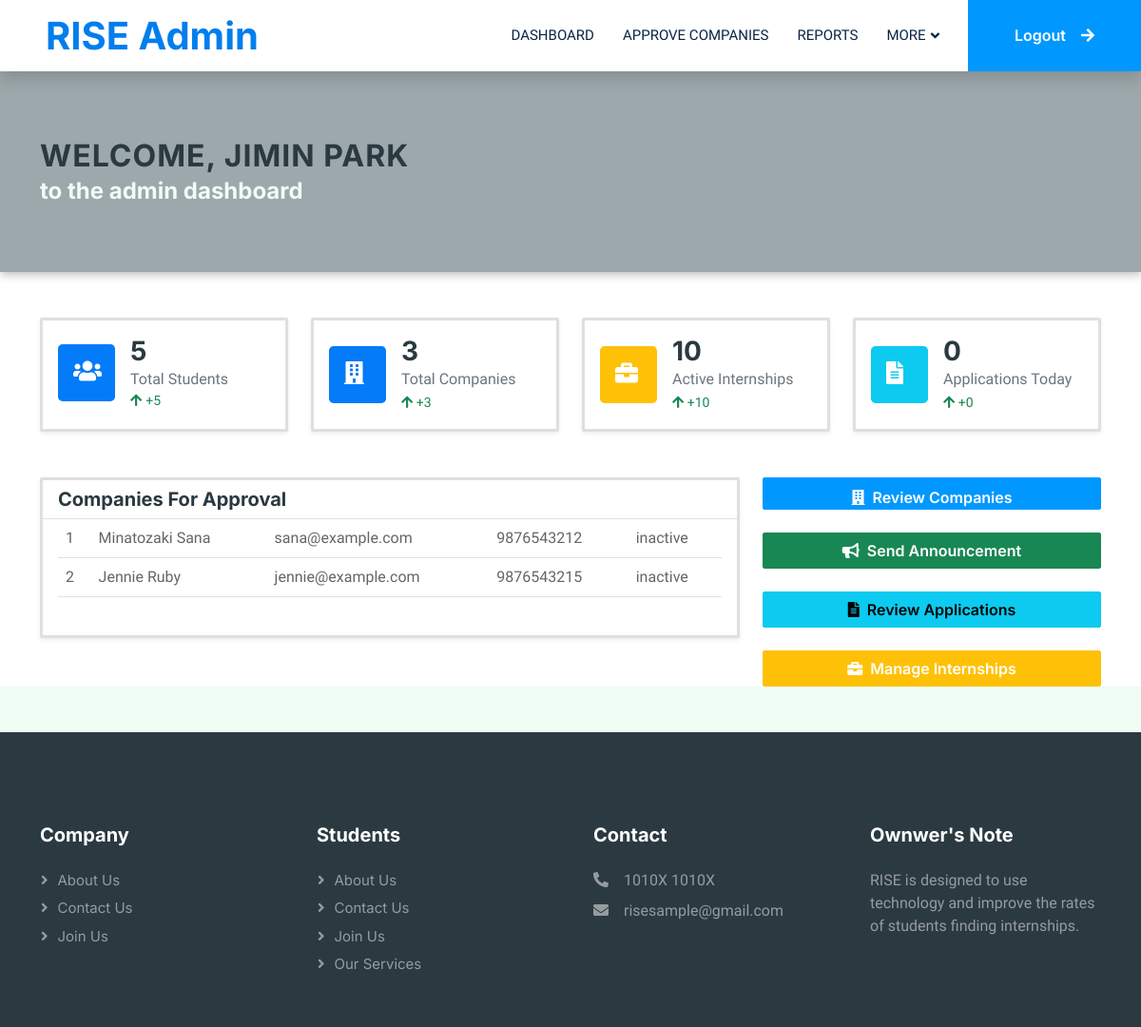
The page /admin/adminDashboard.php?id=1 on the database as committed earlier.
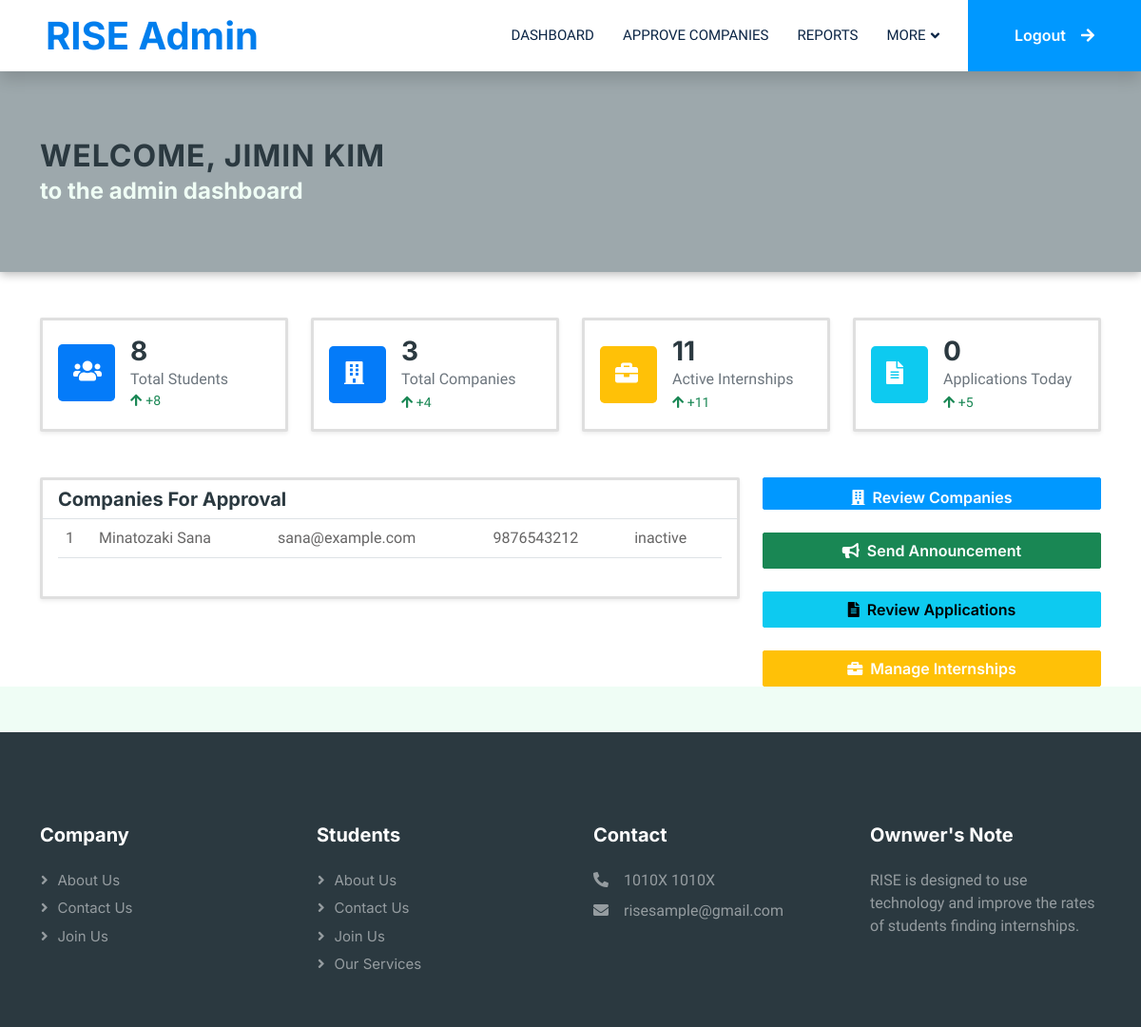
The same page on the database as committed later.
### tables this page shows
CREATE TABLE `users` (
  `id` int(11) NOT NULL,
  `name` varchar(100) DEFAULT NULL,
  `email` varchar(100) DEFAULT NULL,
  `password` varchar(255) DEFAULT NULL,
  `contact` varchar(15) DEFAULT NULL,
  `role` enum('admin','student','company') DEFAULT NULL,
  `status` enum('active','inactive') DEFAULT 'active',
  `created_at` timestamp NOT NULL DEFAULT current_timestamp()
);

### admin/adminDashboard.php (the view, shortened to what the changed rows need)
<?php
include('adminheader.php');
include('../dbms/connection.php');
?>
<?php
if (isset($_GET['id'])) {
    $id = $_GET['id'];
    $query = "Select * from `users` where id = '$id'";
    $result = mysqli_query($db, $query);
    $row = mysqli_fetch_array($result);
    $name = $row["name"];
} else {
    echo "No user ID provided.";
}
?>
<div class="container-fluid text-white px-4 mb-5" style="
        padding-top: 70px;
        padding-bottom: 70px;
        background: rgb(157,168,172);
        url('https://images.unsplash.com/photo-1605902711622-cfb43c4437d2?ixlib=rb-4.0.3&auto=format&fit=crop&w=1950&q=80') no-repeat center center;
        background-size: cover;
        box-shadow: 0 2px 10px rgba(0,0,0,0.3);
    ">
    <div class="container">
        <div class="d-flex flex-column flex-md-row justify-content-between align-items-center">
            <div>
                <h2 class="fw-bold mb-1 text-uppercase" style="letter-spacing: 1px;">Welcome,
                    <?php echo htmlspecialchars($name); ?>
                </h2>
                <h4 class="mb-0 text-light">to the admin dashboard</h4>
            </div>
        </div>
    </div>
</div>
<div class="container">
    <div class="row g-4 mb-5">
        <div class="col-xl-3 col-md-6">
            <div class="card border-3 shadow-sm h-100">
                <div class="card-body">
                    <div class="d-flex align-items-center">
                        <?php
                        $query = "SELECT COUNT(*) as student FROM `users` WHERE role = 'student'";
                        $result = mysqli_query($db, $query);
                        $data = mysqli_fetch_assoc($result);
                        $totalStudents = $data['student'];
                        $queryTotal = "SELECT COUNT(*) AS student
                        FROM `users`
                        WHERE role = 'student'
                        AND MONTH(created_at) = MONTH(CURRENT_DATE())
                        AND YEAR(created_at) = YEAR(CURRENT_DATE())";
                        $result = mysqli_query($db, $queryTotal);
                        $row = mysqli_fetch_assoc($result);
                        ?>
                        <div class="flex-grow-1 ms-3">
                            <h3 class="fw-bold mb-0"><?php echo $totalStudents; ?></h3>
                            <p class="text-muted mb-0">Total Students</p>
                            <small class="text-success d-flex align-items-center">
                                <i class="fas fa-arrow-up me-1"></i>
                                <span class="fw-semibold">+<?php echo $row['student']; ?></span>
                            </small>
                        </div>
                    </div>
                </div>
            </div>
        </div>
        <div class="col-xl-3 col-md-6">
            <div class="card border-3 shadow-sm h-100">
                <div class="card-body">
                    <div class="d-flex align-items-center">
                        <?php
                        $query = "SELECT COUNT(*) as company FROM `companies`";
                        $result = mysqli_query($db, $query);
                        $data = mysqli_fetch_assoc($result);
                        $totalCompanies = $data['company'];
                        $queryTotalCompany = "SELECT COUNT(*) AS company
                        FROM `users`
                        WHERE role = 'company'
                        AND MONTH(created_at) = MONTH(CURRENT_DATE())
                        AND YEAR(created_at) = YEAR(CURRENT_DATE())";
                        $result = mysqli_query($db, $queryTotalCompany);
                        $row = mysqli_fetch_assoc($result);
                        ?>
                        <div class="flex-grow-1 ms-3">
                            <h3 class="fw-bold mb-0"><?php echo $totalCompanies ?></h3>
                            <p class="text-muted mb-0">Total Companies</p>
                            <small class="text-success"><i
                                    class="fas fa-arrow-up"></i><?php echo " +" . $row['company']; ?></small>
                        </div>
                    </div>
                </div>
            </div>
        </div>
        <div class="col-xl-3 col-md-6">
            <div class="card border-3 shadow-sm h-100">
                <div class="card-body">
                    <div class="d-flex align-items-center">
                        <?php
                        $query = "SELECT COUNT(*) as internship FROM `internships`";
                        $result = mysqli_query($db, $query);
                        $data = mysqli_fetch_assoc($result);
                        $totalInternships = $data['internship'];
                        $queryTotalInternships = "SELECT COUNT(*) AS title
                        FROM `internships`
                        WHERE MONTH(created_at) = MONTH(CURRENT_DATE())
                        AND YEAR(created_at) = YEAR(CURRENT_DATE())";
                        $result = mysqli_query($db, $queryTotalInternships);
                        $row = mysqli_fetch_assoc($result);
                        ?>
                        <div class="flex-grow-1 ms-3">
                            <h3 class="fw-bold mb-0"><?php echo $totalInternships ?></h3>
                            <p class="text-muted mb-0">Active Internships</p>
                            <small class="text-success"><i
                                    class="fas fa-arrow-up"></i><?php echo " +" . $row['title']; ?></small>
                        </div>
                    </div>
                </div>
            </div>
        </div>
        <div class="col-xl-3 col-md-6">
            <div class="card border-3 shadow-sm h-100">
                <div class="card-body">
                    <div class="d-flex align-items-center">
                        <?php
                        $query = 'SELECT COUNT(*) as application FROM `applications` WHERE status = "pending"';
                        $result = mysqli_query($db, $query);
                        $data = mysqli_fetch_assoc($result);
                        $totalPeople = $data['application'];
                        $queryTotalApplications = "SELECT COUNT(*) AS applications
                        FROM `applications`
                        WHERE MONTH(applied_at) = MONTH(CURRENT_DATE())
                        AND YEAR(applied_at) = YEAR(CURRENT_DATE())";
                        $result = mysqli_query($db, $queryTotalApplications);
                        $row = mysqli_fetch_assoc($result);
                        ?>
                        <div class="flex-grow-1 ms-3">
                            <h3 class="fw-bold mb-0"><?php echo $totalPeople ?></h3>
                            <p class="text-muted mb-0">Applications Today</p>
                            <small class="text-success"><i
                                    class="fas fa-arrow-up"></i><?php echo " +" . $row['applications']; ?></small>
                        </div>
                    </div>
                </div>
            </div>
        </div>
    </div>
    <div class="row">
        <div class="col-lg-8">
            <div class="card border-3 shadow-sm">
                <div class="card-body pt-0">
                    <div class="list-group list-group-flush">
                        <div class="list-group-item border-0 px-0 pt-0">
                            <div class="d-flex align-items-center pt-0">
                                <table class="table">
                                    <tbody>
                                        <?php
                                        include('../dbms/connection.php');
                                        $query = "SELECT * FROM `users` WHERE `role` = 'company' AND `status` = 'inactive'";
                                        $result = mysqli_query($db, $query);
                                        $sno = 1;
                                        while ($row = mysqli_fetch_assoc($result)) {
                                            ?>
                                            <tr>
                                                <td scope="row"><?php echo $sno ?></td>
                                                <td><?php echo $row["name"] ?></td>
                                                <td><?php echo $row["email"] ?></td>
                                                <td><?php echo $row["contact"] ?></td>
                                                <td><?php echo $row["status"] ?></td>
                                            </tr>
                                            <?php
                                            $sno++;
                                        }
                                        ?>
                                    </tbody>
                                </table>
                            </div>
                        </div>
                    </div>
                </div>
            </div>
        </div>
    </div>
</div>
</div>
<?php
include('adminfooter.php');
?>

Rows that differ between the two databases and show on the page:
no longer on this page (row edited): users: name "Jennie Ruby", email "jennie@example.com", contact "9876543215", status "inactive"
changed users: name "JIMIN PARK" → "JIMIN KIM"
Other text that changed with them:
$totalStudents: "5" → "8"
$row['student']: "5" → "8"
$row['company']: "3" → "4"
$totalInternships: "10" → "11"
$row['title']: "10" → "11"
$row['applications']: "0" → "5"
